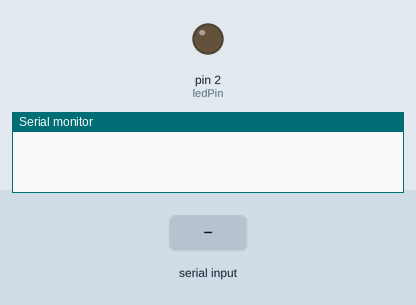
Bench run of a sketch on a simulated Arduino Uno, built with avr-gcc and run on an emulated ATmega328P. On the bench: output pins drawn as LEDs (lit = HIGH), the last lines printed to the serial monitor. Inputs (shaded band) come from the test bench.

Above: at 1.2 s.
1.3 s: "D" received over Serial
At 2.4 s:
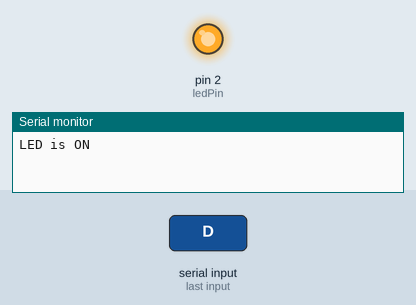
2.8 s: "I" received over Serial
At 3.6 s:
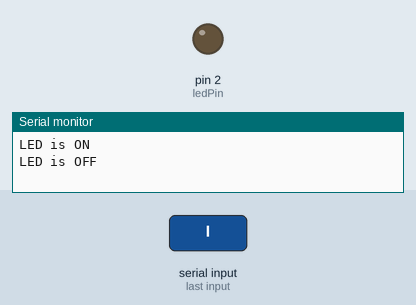
Timing chart, 0 to 5.8 s (numbered marks = the images above; inputs shaded):
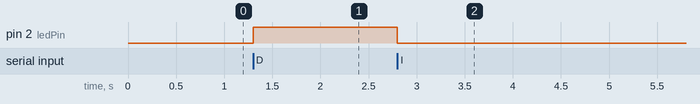

The sketch:

Ebrahim_Tahmasebi_Boldaji_switchOnOff_.ino
```cpp
int ledPin = 2;                                     // Assign the pin number(2) to the variable of ledPin

void setup() {                                      // the main function
    pinMode(ledPin, OUTPUT);                        // Set ledPin as output
    Serial.begin(9600);                             // Start serial communication
}

void loop()
{                                                   // the loop function
    if (Serial.available() > 0)
    {                                               // Check if data is available in serial buffer ==> when the input value is more than 0 the condition will be startes
        char character = Serial.read();             // Read the character

        if (character == 'D')
        {                                           // first condition for turning on the LED
            digitalWrite(ledPin, HIGH);             // Turn LED ON
            Serial.println("LED is ON");            // print
        }
        else if (character == 'I')
        {                                           // second condition for turning on the LED
            digitalWrite(ledPin, LOW);              // Turn LED OFF
            Serial.println("LED is OFF");           // print
        }
    }
}
```

Measured:
- after the input at 1.3 s, pin 2 (ledPin): LOW → HIGH at once
- after the input at 2.8 s, pin 2 (ledPin): HIGH → LOW at once
